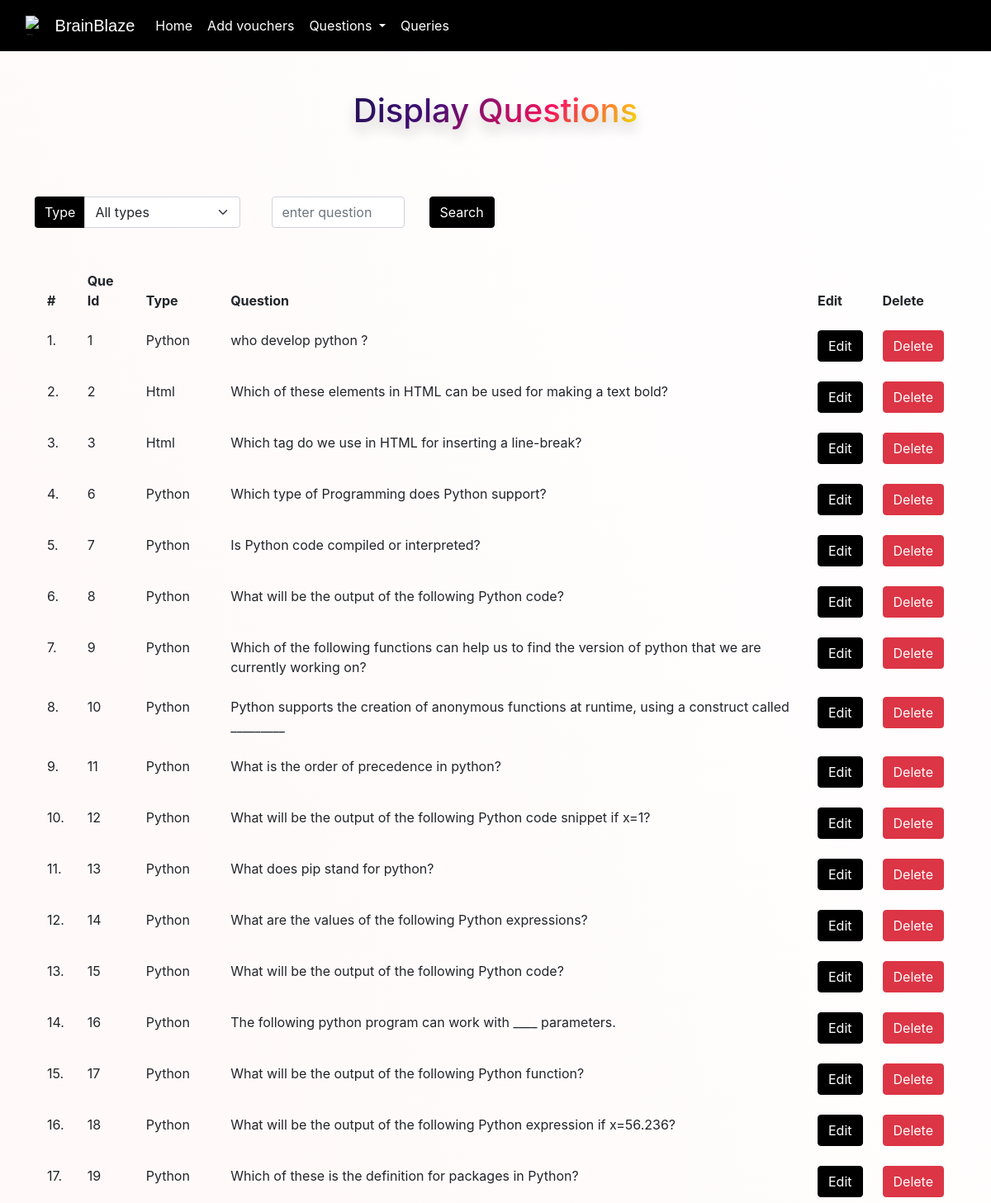
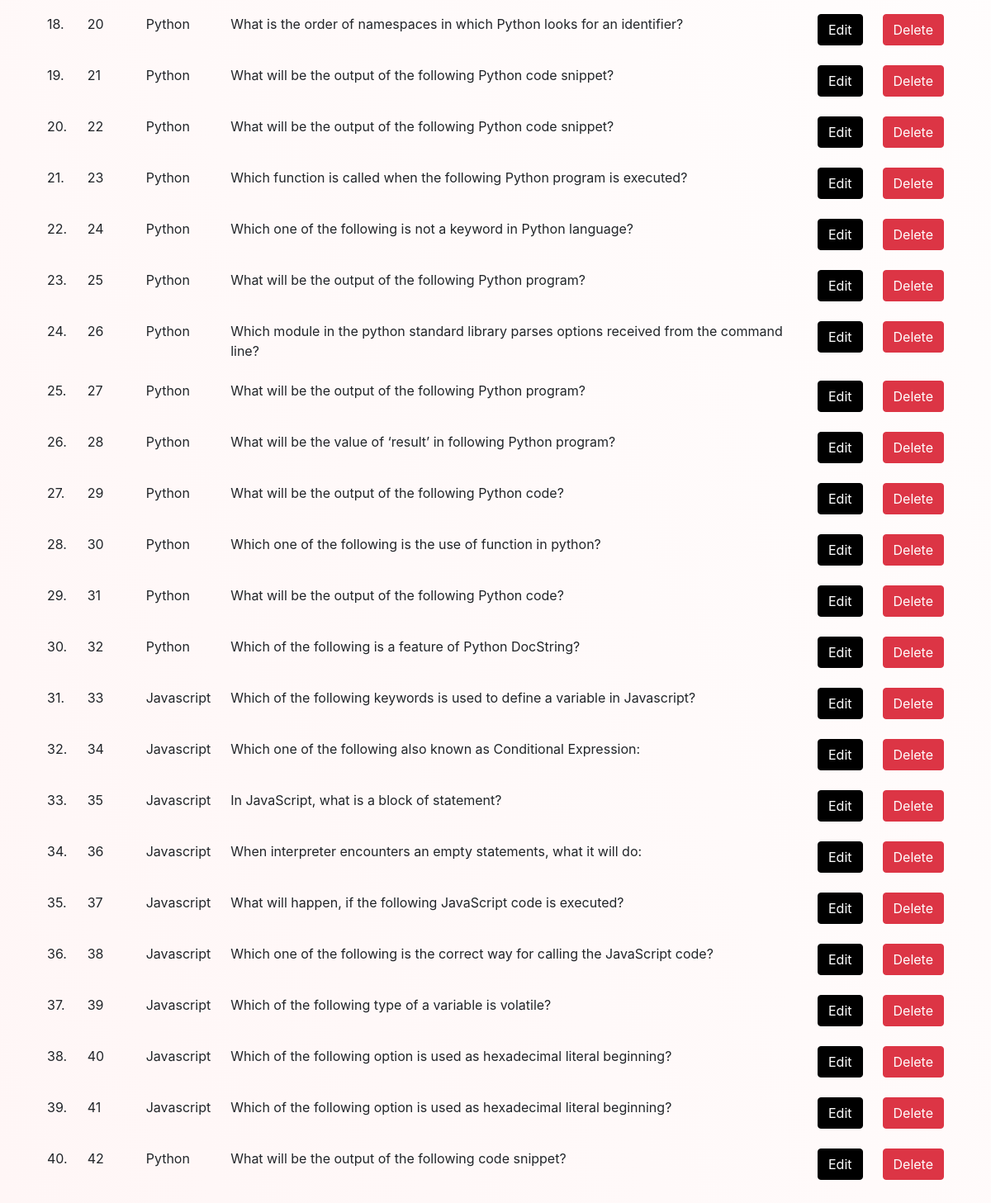
/display_bbques/ (signed in), run on the app's committed database (2 pictures, top to bottom).
### bbquiz/models.py (models this page shows)
class question(models.Model):
    question_id=models.BigAutoField(primary_key=True,auto_created=True)
    que=models.TextField(null=False) #long data
    code=models.TextField(default=False,blank=True)
    type=models.CharField(max_length=255,null=False)
    a=models.CharField(max_length=255)
    b=models.CharField(max_length=255)
    c=models.CharField(max_length=255)
    d=models.CharField(max_length=255)
    ans=models.CharField(max_length=2,null=False)

### bbquiz/views.py (the view)
# urls.py: path('display_bbques/',views.display_bbques,name="display_bbques"),
def display_bbques(request):
   if 'email' not in request.session.keys():
        return redirect('login_que')
   else:
    if request.method == 'POST':
        if (request.POST.get("type") is None or request.POST.get("type") == ""):
            if (request.POST.get('search_que') is not None):
                if (request.POST.get('search_que') != ''):
                    search_que = request.POST.get('search_que')
                    ques = question.objects.filter(que__contains=search_que)
                    messages.success(request, f'you search for {search_que}')
                    return JsonResponse(list(ques.values()), safe=False)
                else:
                    ques = question.objects.all().order_by('question_id')
                    messages.success(request, 'All Types')
                    return JsonResponse(list(ques.values()), safe=False)
        elif (request.POST.get("type")):
                if (request.POST.get('search_que') != ""):
                    search_que = request.POST.get('search_que')
                    type = request.POST.get('type')
                    ques = question.objects.filter(que__contains=search_que, type=type)
                    messages.success(
                        request, f'you searched for {search_que} ')
                    return JsonResponse(list(ques.values()), safe=False)
                else:
                    type = request.POST.get('type')
                    ques = question.objects.filter(type=type)
                    messages.success(request, f'{type} quesions')
                return JsonResponse(list(ques.values()), safe=False)
    else:
        ques = question.objects.all()
        return render(request,'display_bbques.html',{'ques':ques})

### bbquiz/templates/display_bbques.html (shortened to what this page needs)
{%extends "main_que.html"%}
{% block display_bbques %}
<div class="container px-5 py-5">
    <div class="row">
        <div class=" text-center  new " style="background-color: transparent;border-radius: 10px;">
            <h3 class="animate-charcter " > Display Questions</h3>
        </div>
    </div>
</div>
<div class="container my-4 ">
    <div class="row">
        <div class=" mb-3">
            <form id="my_form" method="post" class="row g-3  " >
                <div class="col-md-3">
                    <div class="input-group ">
                        <label class="input-group-text" class="form-label" for="type">Type</label>
                        <select class="form-select me-2 " name="type" id="type">
                            <option value="">All types</option>
                        </select>
                    </div>
                </div>
                <div class="col-md-2">
                    <input class="form-control me-2" type="search" name="search_que" placeholder="enter question"
                        aria-label="Search" >
                </div>
                <div class="col-md-2">
                    <button class="btn btn-custom" type="submit">Search</button>
                </div>
            </form>
        </div>
    </div>
</div>
<div class="container">
    <table class="table  table-borderless" style="border-radius: 10px; background: transparent!important;">
        <thead>
            <tr>
                <th scope="col-md-1">#</th>
                <th scope="col">Que Id</th>
                <th scope="col">Type</th>
                <th scope="col">Question</th>
                <th scope="col-md-1">Edit</th>
                <th scope="col-md-1">Delete</th>
            </tr>
        </thead>
        <tbody id="questionTableBody" class="table-group-divider">
            {% for i in ques %}
            <tr>
                <td scope="col-1">{{forloop.counter}}.</td>
                <td scope="col-1">{{i.question_id}}</td>
                <td scope="col-1">{{i.type}}</td>
                <td scope="col-1">{{i.que}}</td>
                <td><a href="/edit_bbques/{{i.question_id}}" class="btn btn-custom"
                        onclick="return confirm('Are you sure you want to edit this question')">Edit</a></td>
                <td><a href="/delete_bbques/{{i.question_id}}" class="btn btn-danger"
                        onclick="return confirm('Are you sure you want to delete this book?')">Delete</a></td>
            </tr>
            {%endfor%}
        </tbody>
    </table>
</div>
{%endblock%}

### bbquiz/templates/main_que.html (shortened to what this page needs)
{% load static %}
<!doctype html>
<html lang="en">
<head>
  <link rel="stylesheet" type="text/css" href="{% static 'main_que1.css' %}">
  <link href="https://cdn.jsdelivr.net/npm/bootstrap@5.0.2/dist/css/bootstrap.min.css" rel="stylesheet">
  <link rel="stylesheet" type="text/css" href="https://stackpath.bootstrapcdn.com/bootstrap/4.5.2/css/bootstrap.min.css">
</head>
    <body style="background-image:linear-gradient(to left bottom, rgb(255, 255, 255),rgb(255, 246, 246));">
  <nav class="navbar sticky-top navbar-expand-lg ">
    <div class="container-fluid ">
      <img
        src="https://static.vecteezy.com/system/resources/previews/004/698/023/original/the-initial-letter-bb-logo-design-free-vector.jpg"
        alt="Bootstrap" width="30" height="24">
      <a class="navbar-brand mb-0 h1 " href="#"
        style="color : rgb(255,255,255) ;font-family: 'Lucida Sans', 'Lucida Sans Regular', 'Lucida Grande', 'Lucida Sans Unicode', Geneva, Verdana, sans-serif;">&nbsp;BrainBlaze</a>
      <div class="collapse navbar-collapse" id="navbarSupportedContent">
        <ul class="navbar-nav me-auto mb-2 mb-lg-0 ">
          <li class="nav-item">
            <a class="nav-link" aria-current="page" href="/home_que">Home</a>
          </li>
          <a class="nav-link" href="{%url 'add_gifts'%}">Add vouchers</a>
          <li class="nav-item dropdown">
            <a class="nav-link dropdown-toggle  " href="#" role="button" data-bs-toggle="dropdown"
              aria-expanded="false">
              Questions
            </a>
          </li>
          <li class="nav-item">
            <a class="nav-link" href="{%url 'queries'%}">Queries</a>
          </li>
        </ul>
      </div>
    </div>
  </nav>
  {%block display_bbques%}
  {%endblock%}
</body>
</html>

### bbhome/static/main_que1.css (style rules this page uses)
.navbar { background-color: rgb(0, 0, 0); }
.navbar .nav-link { display: inline-block; padding: 10px 15px; text-decoration: none; color: rgb(255, 255, 255); background-color: rgb(0,0,0); border: 1px solid rgb(0,0,0); border-radius: 4px; transition: background-color 0.3s ease; }
.btn-custom { color: rgb(255, 255, 255) !important; background-color: rgb(0,0,0) !important; border-color: rgb(0,0,0) !important; }
.input-group-text { display: flex; align-items: center; padding: 0.375rem 0.75rem; font-size: 1rem; font-weight: 400; line-height: 1.05 !important; color: rgb(255, 255, 255)!important; text-align: center; white-space: nowrap; background-color: rgb(0, 0, 0) !important ; border: var(--bs-border-width) solid rgb(0, 0, 0) !important; border-radius: var(--bs-border-radius); }
.form-control { display: block; width: 100%; padding: 0.375rem 0.75rem; font-size: 1rem; font-weight: 400; line-height: 1.5; background-color: #f8f9fa; background-clip: padding-box; border: var(--bs-border-width) solid rgb(0,0,0); -webkit-appearance: none; -moz-appearance: none; appearance: none; border-radius: var(--bs-border-radius); transition: border-color .15s ease-in-out,box-shadow .15s ease-in-out; }
.form-select { display: block; width: 100%; padding: 0.375rem 2.25rem 0.375rem 0.75rem; font-size: 1rem; font-weight: 400; line-height: 1.5; color: rgb(0,0,0); background-color: #f8f9fa; background-image: var(--bs-form-select-bg-img),var(--bs-form-select-bg-icon,none); background-repeat: no-repeat; background-position: right 0.75rem center; background-size: 16px 12px; border: var(--bs-border-width) solid rgb(0,0,0); border-radius: var(--bs-border-radius); transition: border-color .105s ease-in-out,box-shadow .15s ease-in-out; -webkit-appearance: none; -moz-appearance: none; appearance: none; }

### bbquiz/templates/display_bbques.html (style rules this page uses)
.animate-charcter { background-image: linear-gradient( -225deg, #231557 0%, #44107a 29%, #ff1361 67%, #fff800 100% ); background-size: auto auto; background-clip: border-box; background-size: 2%00 auto; color: #fff; background-clip: text; text-fill-color: transparent; -webkit-background-clip: text; -webkit-text-fill-color: transparent; animation: textclip 2s linear infinite; display: inline-block; font-size: 40px; text-shadow: 0 10px 15px rgba(0,0,0,.2) ; }

### data on the page
question: question_id "1", type "Python", que "who develop python ?"
question: question_id "2", type "Html", que "Which of these elements in HTML can be used for making a text bold?"
question: question_id "3", type "Html", que "Which tag do we use in HTML for inserting a line-break?"
question: question_id "6", type "Python", que "Which type of Programming does Python support?"
question: question_id "7", type "Python", que "Is Python code compiled or interpreted?"
question: question_id "8", type "Python", que "What will be the output of the following Python code?"
question: question_id "9", type "Python", que "Which of the following functions can help us to find the version of python that we are currently working on?"
question: question_id "10", type "Python", que "Python supports the creation of anonymous functions at runtime, using a construct called _________"
question: question_id "11", type "Python", que "What is the order of precedence in python?"
question: question_id "12", type "Python", que "What will be the output of the following Python code snippet if x=1?"
question: question_id "13", type "Python", que "What does pip stand for python?"
question: question_id "14", type "Python", que "What are the values of the following Python expressions?"
question: question_id "15", type "Python", que "What will be the output of the following Python code?"
question: question_id "16", type "Python", que "The following python program can work with ____ parameters."
question: question_id "17", type "Python", que "What will be the output of the following Python function?"
question: question_id "18", type "Python", que "What will be the output of the following Python expression if x=56.236?"
question: question_id "19", type "Python", que "Which of these is the definition for packages in Python?"
question: question_id "20", type "Python", que "What is the order of namespaces in which Python looks for an identifier?"
question: question_id "21", type "Python", que "What will be the output of the following Python code snippet?"
question: question_id "22", type "Python", que "What will be the output of the following Python code snippet?"
question: question_id "23", type "Python", que "Which function is called when the following Python program is executed?"
question: question_id "24", type "Python", que "Which one of the following is not a keyword in Python language?"
question: question_id "25", type "Python", que "What will be the output of the following Python program?"
question: question_id "26", type "Python", que "Which module in the python standard library parses options received from the command line?"
question: question_id "27", type "Python", que "What will be the output of the following Python program?"
question: question_id "28", type "Python", que "What will be the value of ‘result’ in following Python program?"
question: question_id "29", type "Python", que "What will be the output of the following Python code?"
question: question_id "30", type "Python", que "Which one of the following is the use of function in python?"
question: question_id "31", type "Python", que "What will be the output of the following Python code?"
question: question_id "32", type "Python", que "Which of the following is a feature of Python DocString?"
question: question_id "33", type "Javascript", que "Which of the following keywords is used to define a variable in Javascript?"
question: question_id "34", type "Javascript", que "Which one of the following also known as Conditional Expression:"
question: question_id "35", type "Javascript", que "In JavaScript, what is a block of statement?"
question: question_id "36", type "Javascript", que "When interpreter encounters an empty statements, what it will do:"
question: question_id "37", type "Javascript", que "What will happen, if the following JavaScript code is executed?"
question: question_id "38", type "Javascript", que "Which one of the following is the correct way for calling the JavaScript code?"
question: question_id "39", type "Javascript", que "Which of the following type of a variable is volatile?"
question: question_id "40", type "Javascript", que "Which of the following option is used as hexadecimal literal beginning?"
question: question_id "41", type "Javascript", que "Which of the following option is used as hexadecimal literal beginning?"
question: question_id "42", type "Python", que "What will be the output of the following code snippet?"
